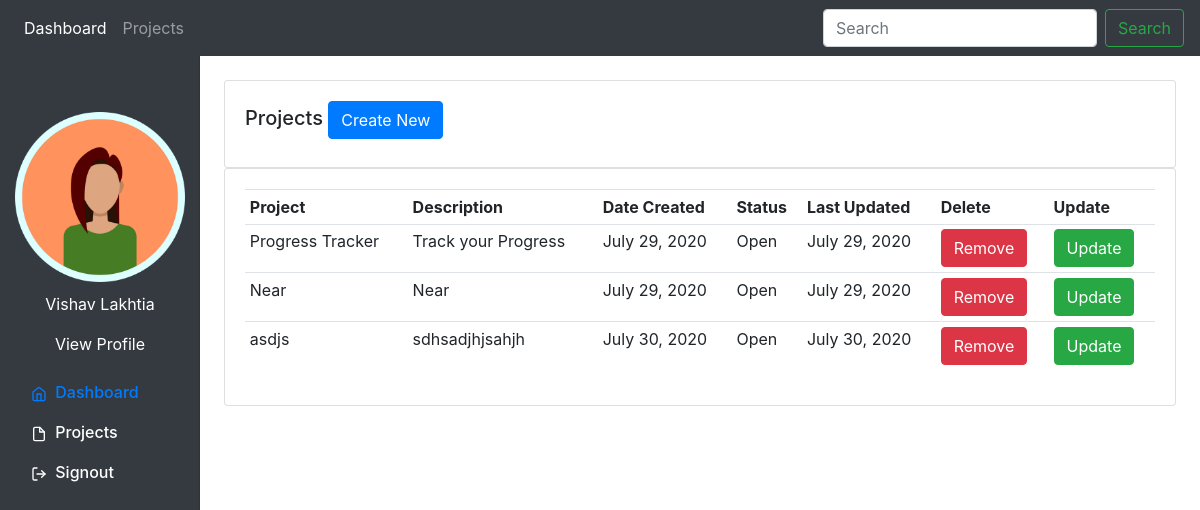
The page /projects/ (signed in) on the database as committed earlier.
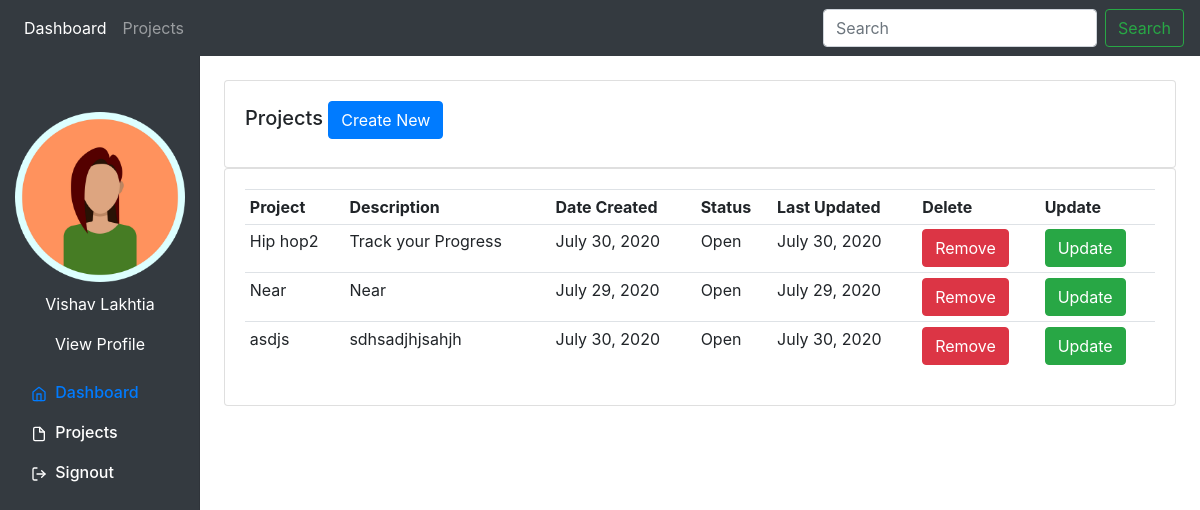
The same page on the database as committed later.
### System/models.py (models this page shows, shortened)
class Project(models.Model):
    PROJECT_STATUS = (
        ("Open", "Open"),
        ("Closed", "Closed")
    )
    name = models.CharField(max_length=50)
    description = models.TextField(max_length=1000)
    date_created = models.DateField(auto_now=True)
    last_updated = models.DateField(auto_now=True)
    status = models.CharField(max_length=200, choices=PROJECT_STATUS, default="Open", null=True)
    created_by = models.ForeignKey(User, on_delete=models.CASCADE, related_name='user_projects')

### System/views.py (the view)
# urls.py: path('projects/', views.projects_view, name="projects"),
@login_required(login_url='login')
def projects_view(request):
    user = request.user
    projects = user.user_projects.all()
    return render(request, "project.html", {
        "projects": projects
    })

### System/templates/project.html
{% extends "base.html" %}
{% block content %}
		<br>
		<div class="row">
			<div class="col-md-12">
				<div class="card card-body">
					<h5>Projects
						<a href="{% url 'addProject'%}"> <button type="button" class="btn btn-primary align-end" style="width: auto">Create New</button></a>
					</h5>
				</div>
				<div class="card card-body">
					<table class="table table-sm">
						<tr>
							<th>Project</th>
							<th>Description</th>
							<th>Date Created</th>
                            <th>Status</th>
                            <th>Last Updated</th>
							<th>Delete</th>
							<th>Update</th>
						</tr>
						{% for project in projects %}
							<tr>
								<td>{{project.name}}</td>
								<td>{{project.description}}</td>
								<td>{{project.date_created}}</td>
								<td>{{project.status}}</td>
								<td>{{project.last_updated}}</td>
								<td><button type="button" class="btn btn-danger">Remove</button></td>
								<td><a href="{% url 'updateProject' project.id %}"><button type="button" class="btn btn-success">Update</button></a></td>
							</tr>
						{% endfor %}
					</table>
				</div>
			</div>
		</div>
{% endblock content %}

### System/templates/base.html (shortened to what this page needs)
<!DOCTYPE html>
{% load static %}
<html lang="en">
<head>
    <link rel="stylesheet" href='{% static "css/style.css" %}'>
    <link rel="stylesheet" href="https://stackpath.bootstrapcdn.com/bootstrap/4.5.0/css/bootstrap.min.css">
</head>
<body>
{% include "nav.html" %}
<div class="container-fluid">
        <div class="row">
            {% include "sidebar.html" %}
        <main role="main" class="col-md-9 ml-sm-auto col-lg-10 px-4">
               {% block content %}
                {% endblock %}
        </main>
    </div>
</div>
</body>
</html>

### System/templates/nav.html (shortened to what this page needs)
{% load static %}
<nav class="navbar navbar-expand-lg navbar-dark bg-dark">
  <div class="collapse navbar-collapse" id="navbarNavAltMarkup">
    <div class="navbar-nav">
      <a class="nav-item nav-link active" href="{% url 'dashboard' %}">Dashboard</a>
      <a class="nav-item nav-link" href="{% url 'projects' %}">Projects</a>
    </div>
  </div>
  <form class="form-inline my-2 my-lg-0">
            <input class="form-control mr-sm-2" type="search" placeholder="Search">
            <button class="btn btn-outline-success my-2 my-sm-0" type="submit">Search</button>
  </form>
</nav>

### System/templates/sidebar.html
{% load static %}
<nav class="col-md-2 d-none d-md-block bg-dark sidebar">
            <div class="sidebar-sticky">
                <ul class="nav flex-column">
                    <li class="nav-item">
                        <div class="text-center">
                            <img src="{% static 'images/profile.png'%}" class="rounded img-fluid" alt="Responsive Image" style="max-width: 100%; height: auto">
                            <p style="margin-top: 10px; color: #FFFFFF">Vishav Lakhtia</p>
                            <a href="{% url 'profile' %}"><p style="color: #FFFFFF">View Profile</p></a>
                        </div>
                    </li>
                    <li class="nav-item">
                        <a class="nav-link active" href="{% url 'dashboard' %}">
                            <span data-feather="home"></span>
                            Dashboard <span class="sr-only">(current)</span>
                        </a>
                    </li>
                    <li class="nav-item">
                        <a class="nav-link" href="{% url 'projects' %}">
                            <span data-feather="file"></span>
                            Projects
                        </a>
                    </li>
                    <li class="nav-item"><a class="nav-link" href="{% url 'logout' %}">
                        <span data-feather="log-out"></span>
                        Signout</a>
                    </li>
                </ul>
            </div>
        </nav>

### System/static/css/style.css (style rules this page uses)
body { background-color: #ebeff5; }
body { font-size: .875rem; }
.feather { width: 16px; height: 16px; vertical-align: text-bottom; }
.sidebar { position: fixed; top: 0; bottom: 0; left: 0; z-index: 100; padding: 48px 0 0; box-shadow: inset -1px 0 0 rgba(0, 0, 0, .1); }
.sidebar-sticky { position: relative; top: 0; height: calc(100vh - 48px); padding-top: .5rem; overflow-x: hidden; overflow-y: auto; }
.sidebar .nav-link { font-weight: 500; color: #FFF; }
.sidebar .nav-link .feather { margin-right: 4px; color: #FFF; }
.sidebar .nav-link.active { color: #007bff; }
.sidebar .nav-link:hover .feather, .sidebar .nav-link.active .feather { color: inherit; }

Rows that differ between the two databases and show on the page:
removed Project: name "Progress Tracker", description "Track your Progress", date_created "July 29, 2020", status "Open", last_updated "July 29, 2020"
added Project: name "Hip hop2", description "Track your Progress", date_created "July 30, 2020", status "Open", last_updated "July 30, 2020"
